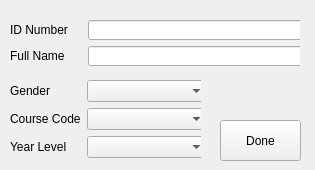
<?xml version="1.0" encoding="UTF-8"?>
<ui version="4.0">
 <class>MainWindow</class>
 <widget class="QMainWindow" name="MainWindow">
  <property name="windowModality">
   <enum>Qt::ApplicationModal</enum>
  </property>
  <property name="geometry">
   <rect>
    <x>0</x>
    <y>0</y>
    <width>315</width>
    <height>170</height>
   </rect>
  </property>
  <property name="minimumSize">
   <size>
    <width>315</width>
    <height>170</height>
   </size>
  </property>
  <property name="maximumSize">
   <size>
    <width>315</width>
    <height>170</height>
   </size>
  </property>
  <property name="windowTitle">
   <string>Student Form</string>
  </property>
  <widget class="QWidget" name="centralwidget">
   <widget class="QPushButton" name="student_done">
    <property name="geometry">
     <rect>
      <x>220</x>
      <y>120</y>
      <width>81</width>
      <height>41</height>
     </rect>
    </property>
    <property name="text">
     <string>Done</string>
    </property>
   </widget>
   <widget class="QWidget" name="">
    <property name="geometry">
     <rect>
      <x>10</x>
      <y>80</y>
      <width>191</width>
      <height>80</height>
     </rect>
    </property>
    <layout class="QGridLayout" name="gridLayout_2">
     <item row="0" column="0">
      <widget class="QLabel" name="label_3">
       <property name="text">
        <string>Gender</string>
       </property>
      </widget>
     </item>
     <item row="0" column="1">
      <widget class="QComboBox" name="gender">
       <property name="minimumSize">
        <size>
         <width>121</width>
         <height>22</height>
        </size>
       </property>
       <property name="maximumSize">
        <size>
         <width>121</width>
         <height>22</height>
        </size>
       </property>
      </widget>
     </item>
     <item row="1" column="0">
      <widget class="QLabel" name="label_4">
       <property name="text">
        <string>Course Code</string>
       </property>
      </widget>
     </item>
     <item row="1" column="1">
      <widget class="QComboBox" name="course_code">
       <property name="minimumSize">
        <size>
         <width>121</width>
         <height>22</height>
        </size>
       </property>
       <property name="maximumSize">
        <size>
         <width>121</width>
         <height>22</height>
        </size>
       </property>
      </widget>
     </item>
     <item row="2" column="1">
      <widget class="QComboBox" name="year_level">
       <property name="minimumSize">
        <size>
         <width>121</width>
         <height>22</height>
        </size>
       </property>
       <property name="maximumSize">
        <size>
         <width>121</width>
         <height>22</height>
        </size>
       </property>
      </widget>
     </item>
     <item row="2" column="0">
      <widget class="QLabel" name="label_5">
       <property name="text">
        <string>Year Level</string>
       </property>
      </widget>
     </item>
    </layout>
   </widget>
   <widget class="QWidget" name="">
    <property name="geometry">
     <rect>
      <x>10</x>
      <y>20</y>
      <width>290</width>
      <height>48</height>
     </rect>
    </property>
    <layout class="QGridLayout" name="gridLayout">
     <item row="0" column="0">
      <widget class="QLabel" name="label">
       <property name="text">
        <string>ID Number</string>
       </property>
      </widget>
     </item>
     <item row="0" column="1">
      <widget class="QLineEdit" name="id_number">
       <property name="minimumSize">
        <size>
         <width>221</width>
         <height>20</height>
        </size>
       </property>
       <property name="maximumSize">
        <size>
         <width>221</width>
         <height>20</height>
        </size>
       </property>
      </widget>
     </item>
     <item row="1" column="0">
      <widget class="QLabel" name="label_2">
       <property name="text">
        <string>Full Name     </string>
       </property>
      </widget>
     </item>
     <item row="1" column="1">
      <widget class="QLineEdit" name="full_name">
       <property name="minimumSize">
        <size>
         <width>221</width>
         <height>20</height>
        </size>
       </property>
       <property name="maximumSize">
        <size>
         <width>221</width>
         <height>20</height>
        </size>
       </property>
      </widget>
     </item>
    </layout>
   </widget>
  </widget>
 </widget>
 <resources/>
 <connections/>
</ui>
